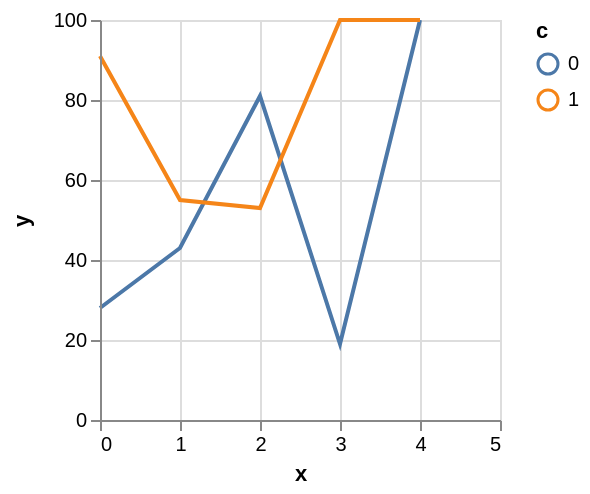

Write a Vega-Lite specification for this figure.
### Vega specification from a JSON file in a GitHub repository (floating-point values rounded to 4 significant figures)
{"$schema": "https://vega.github.io/schema/vega/v4.json", "autosize": "pad", "padding": 5, "width": 200, "height": 200, "style": "cell", "data": [{"name": "source_0", "values": [{"x": 0, "y": 28, "c": 0}, {"x": 0, "y": 91, "c": 1}, {"x": 1, "y": 43, "c": 0}, {"x": 1, "y": 55, "c": 1}, {"x": 2, "y": 81, "c": 0}, {"x": 2, "y": 53, "c": 1}, {"x": 3, "y": 19, "c": 0}]}, {"name": "data_0", "source": "source_0", "transform": [{"type": "formula", "expr": "toNumber(datum[\"x\"])", "as": "x"}, {"type": "impute", "field": "y", "key": "x", "keyvals": [4], "method": "value", "groupby": ["c"], "value": null}, {"type": "formula", "expr": "datum.y === null ? 100 : datum.y", "as": "y"}]}], "marks": [{"name": "pathgroup", "type": "group", "from": {"facet": {"name": "faceted_path_main", "data": "data_0", "groupby": ["c"]}}, "encode": {"update": {"width": {"field": {"group": "width"}}, "height": {"field": {"group": "height"}}}}, "marks": [{"name": "marks", "type": "line", "style": ["line"], "sort": {"field": "datum[\"x\"]", "order": "descending"}, "from": {"data": "faceted_path_main"}, "encode": {"update": {"stroke": {"scale": "color", "field": "c"}, "x": {"scale": "x", "field": "x"}, "y": {"scale": "y", "field": "y"}, "defined": {"signal": "datum[\"x\"] !== null && !isNaN(datum[\"x\"]) && datum[\"y\"] !== null && !isNaN(datum[\"y\"])"}}}}]}], "scales": [{"name": "x", "type": "linear", "domain": {"data": "data_0", "field": "x"}, "range": [0, {"signal": "width"}], "nice": 1, "zero": false}, {"name": "y", "type": "linear", "domain": {"data": "data_0", "field": "y"}, "range": [{"signal": "height"}, 0], "nice": true, "zero": true}, {"name": "color", "type": "ordinal", "domain": {"data": "data_0", "field": "c", "sort": true}, "range": "category"}], "axes": [{"scale": "x", "orient": "bottom", "grid": false, "title": "x", "labelFlush": true, "labelOverlap": true, "tickCount": {"signal": "ceil(width/40)"}, "zindex": 1}, {"scale": "x", "orient": "bottom", "grid": true, "tickCount": {"signal": "ceil(width/40)"}, "gridScale": "y", "domain": false, "labels": false, "maxExtent": 0, "minExtent": 0, "ticks": false, "zindex": 0}, {"scale": "y", "orient": "left", "grid": false, "title": "y", "labelOverlap": true, "tickCount": {"signal": "ceil(height/40)"}, "zindex": 1}, {"scale": "y", "orient": "left", "grid": true, "tickCount": {"signal": "ceil(height/40)"}, "gridScale": "x", "domain": false, "labels": false, "maxExtent": 0, "minExtent": 0, "ticks": false, "zindex": 0}], "legends": [{"stroke": "color", "title": "c"}], "config": {"axisY": {"minExtent": 30}}}
